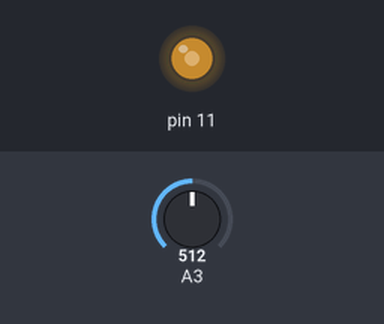
A sketch run on a simulated Arduino Uno, built with avr-gcc and run on an emulated ATmega328P. Shown: output pins drawn as LEDs (lit = HIGH). The inputs (shaded band) are chosen by the test bench; at power-on: A3 = 512.

Above: at 1.2 s.
1.3 s: A3 set to 716
At 2.5 s:
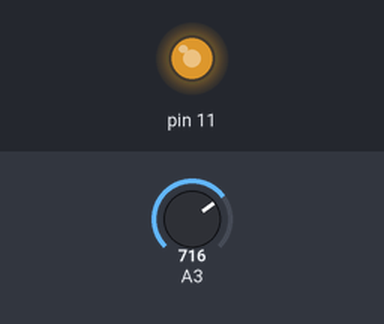
2.8 s: A3 set to 900
At 3.9 s:
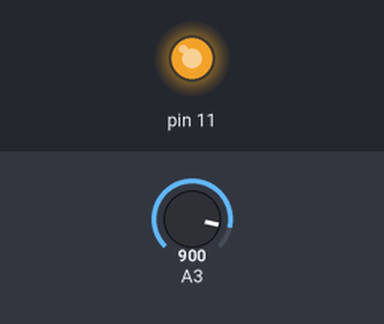
4.3 s: A3 set to 122
At 5.0 s:
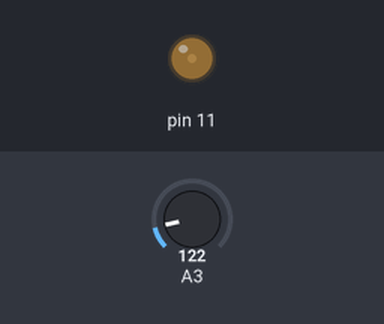
5.8 s: A3 set to 0
At 6.1 s:
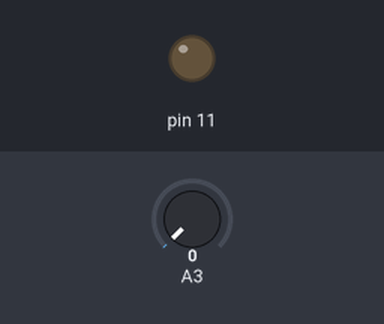
Timing chart, 0 to 8.3 s (numbered marks = the images above; inputs shaded):
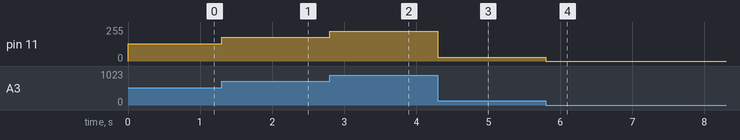

The sketch:

2.LED_control.ino
```cpp
void setup() {
  // put your setup code here, to run once:
  pinMode(11, OUTPUT); // 디지털 11번 핀을 출력으로 사용. PWM 출력 핀 사용
  pinMode(A3, INPUT); // 아날로그 3번 핀을 입력으로 사용.
}

void loop() {
  // put your main code here, to run repeatedly:
  int bright = analogRead(A3)/4; // int형 변수 bright를 선언하고, 3번 핀 analog 신호 입력값/4를 넣음.
                                // analog 입력값 범위 : 0~1023 (10비트 해상도)
                                // PWM 출력값 범위 : 0~255 (8비트 해상도)

  analogWrite(11, bright); // 11번 핀에 bright값만큼 출력
}
```

Measured:
- after the input at 1.3 s, pin 11: 128/255 → 179/255 at once
- after the input at 2.8 s, pin 11: 179/255 → 225/255 at once
- after the input at 4.3 s, pin 11: 225/255 → 30/255 at once
- after the input at 5.8 s, pin 11: 30/255 → 0/255 at once
